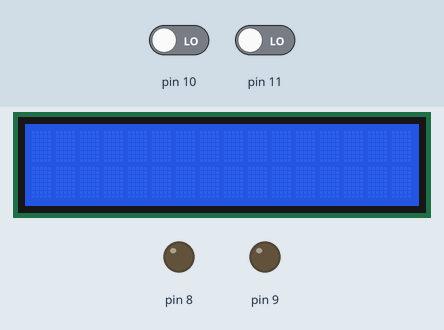
This sketch was run on a simulated Arduino Uno, built with avr-gcc and run on an emulated ATmega328P. Parts: 16×2 character LCD, output pins drawn as LEDs (lit = HIGH). The inputs (shaded band) are chosen by the test bench; at power-on: pin 10 LOW, pin 11 LOW.

Above: at 1.2 s.
1.3 s: pin 10 driven HIGH
At 2.6 s:
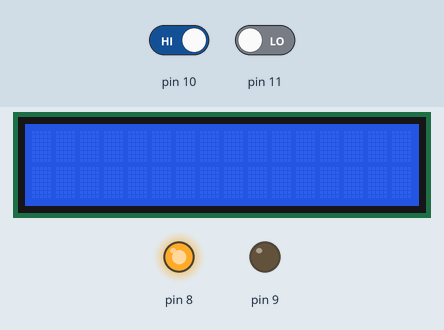
2.9 s: pin 10 driven LOW
At 4.2 s:
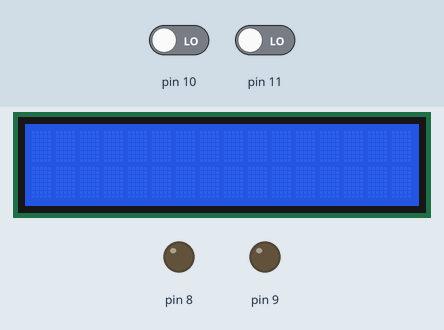
4.5 s: pin 11 driven HIGH
At 5.4 s:
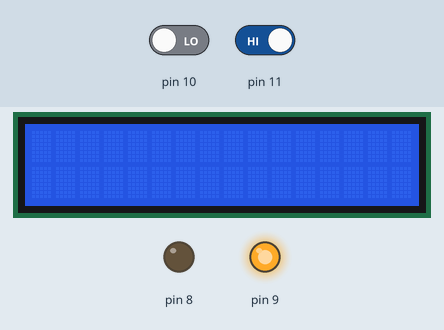
6.1 s: pin 11 driven LOW
At 6.6 s:
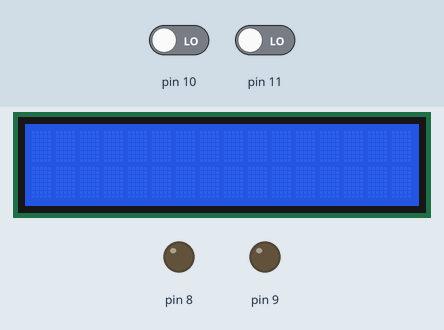
Timing chart, 0 to 8.7 s (numbered marks = the images above; inputs shaded):
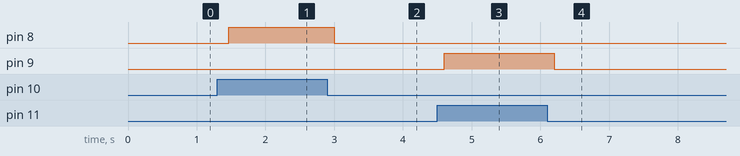

Measured:
- after the input at 1.3 s, pin 8: LOW → HIGH after 0.16 s
- after the input at 2.9 s, pin 8: HIGH → LOW after 0.10 s
- after the input at 4.5 s, pin 9: LOW → HIGH after 0.10 s
- after the input at 6.1 s, pin 9: HIGH → LOW after 0.10 s

The sketch:

Ecran_LCDMoteur.ino
```cpp
#include <LiquidCrystal.h>

boolean BoutonOuverture=LOW;
boolean BoutonFermeture=LOW;
const int rs = 7, rw = 6, e = 5, d4 = 4, d5 = 3, d6 = 2, d7 = 1;
LiquidCrystal lcd(rs, rw, e, d4, d5, d6, d7);

void setup() {
  lcd.begin(16, 2);
  pinMode(8,OUTPUT);
  pinMode(9,OUTPUT);
  pinMode(10,INPUT);
  pinMode(11,INPUT);
}

void loop() {

BoutonOuverture = digitalRead(10);

while (BoutonOuverture==HIGH)
    {
    digitalWrite(8,HIGH);
    BoutonOuverture= digitalRead(10);
    }
    delay(100);
    digitalWrite(8,LOW);

BoutonFermeture = digitalRead(11);

while (BoutonFermeture==HIGH)
    {
    digitalWrite(9,HIGH);
    BoutonFermeture= digitalRead(11);
    }
    delay(100);
    digitalWrite(9,LOW);
  }
```
